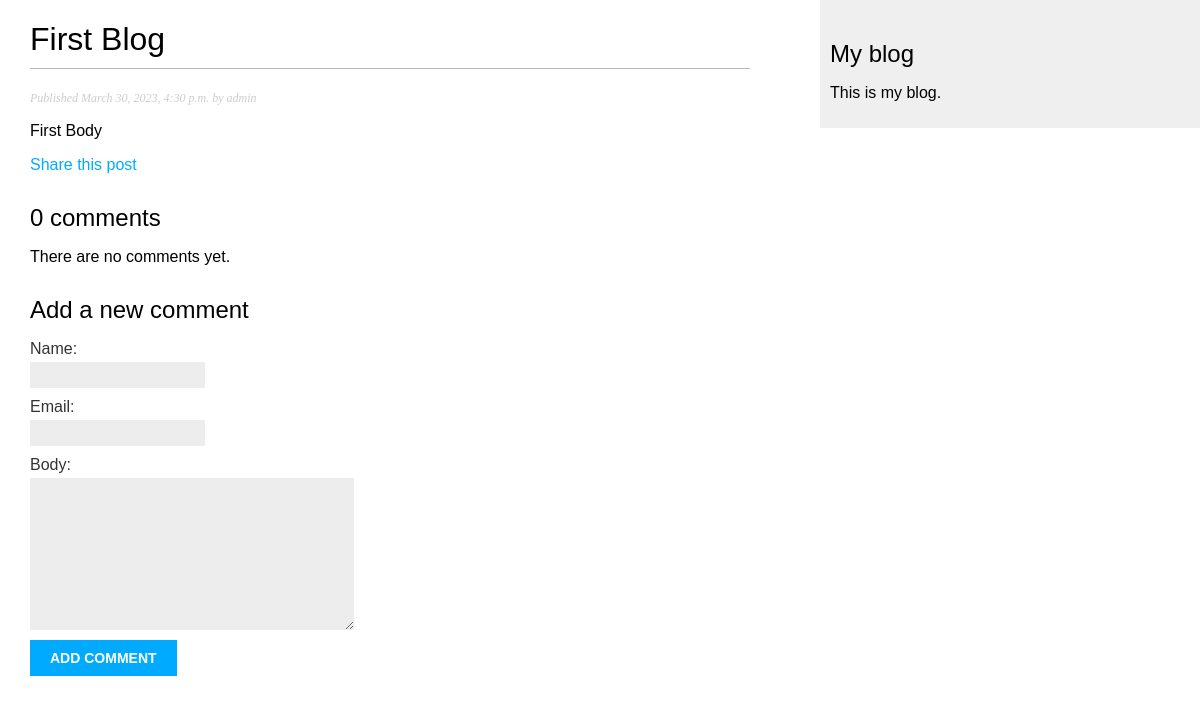
/blog/2023/3/30/Blog_1/, run on an earlier commit of the app's database.
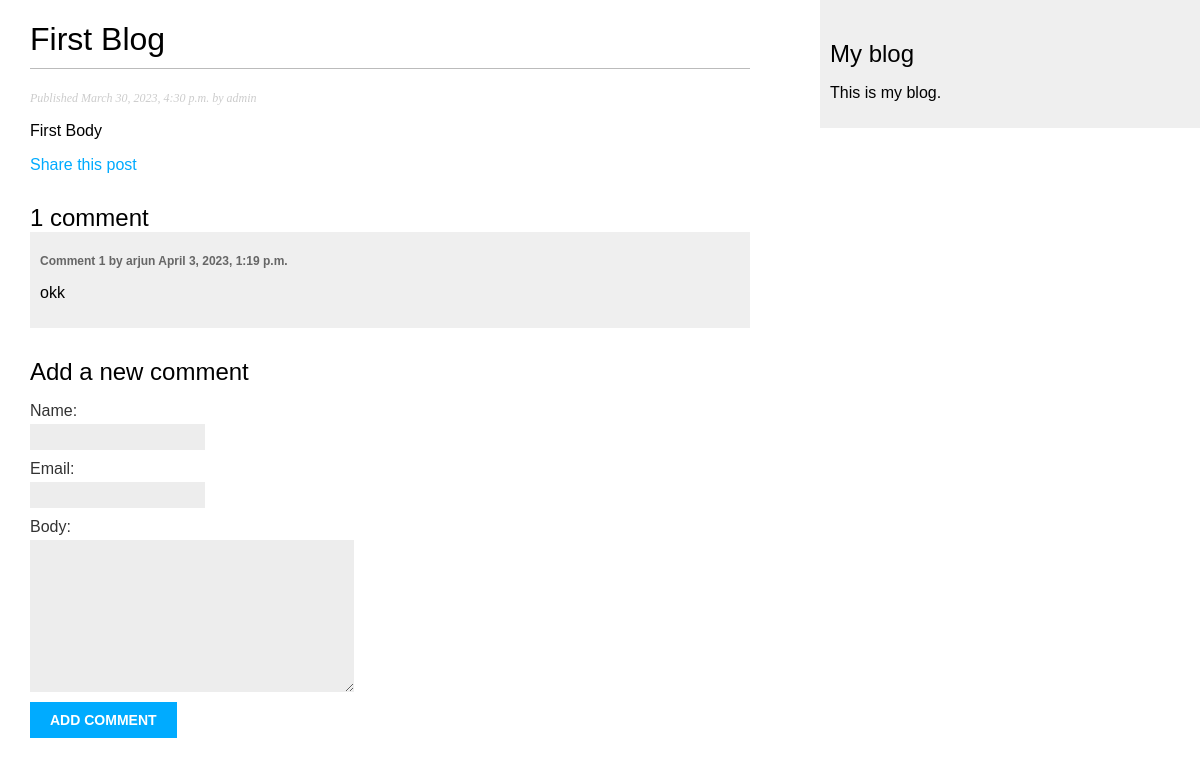
And on a later commit of the database.
### blog/models.py (models this page shows, shortened)
class Comment(models.Model):
    post = models.ForeignKey(Post,
                            on_delete=models.CASCADE,
                            related_name='comments')
    name = models.CharField(max_length=80)
    email = models.EmailField()
    body = models.TextField()
    created = models.DateTimeField(auto_now_add=True)
    updated = models.DateTimeField(auto_now=True)
    active = models.BooleanField(default=True)
    class Meta:
        ordering = ('created',)

### blog/views.py (the view)
# urls.py: path('<int:year>/<int:month>/<int:day>/<slug:post>/',views.post_detail,name='post_detail'),
def post_detail(request, year, month, day, post):
       post = get_object_or_404(Post, slug=post,
                                      status='published',
                                      publish__year=year,
                                      publish__month=month,
                                      publish__day=day)
       comments = post.comments.filter(active=True)
       new_comment = None
       if request.method == 'POST':
           comment_form = CommentForm(data=request.POST)
           if comment_form.is_valid():
               new_comment = comment_form.save(commit=False)
               new_comment.post = post
               new_comment.save()
       else:
           comment_form = CommentForm()
       return render(request,
                     'blog/post/detail.html',
                     {'post': post,'comments': comments, 'new_comment': new_comment, 'comment_form': comment_form})

### blog/forms.py
class CommentForm(forms.ModelForm):
    class Meta:
        model = Comment
        fields = ('name', 'email', 'body')

### templates/blog/post/detail.html (shortened to what this page needs)
{% extends "blog/base.html" %}
   {% block content %}
     <h1>{{ post.title }}</h1>
     <p class="date">
       Published {{ post.publish }} by {{ post.author }}
     </p>
     {{ post.body|linebreaks }}
     <p>
        <a href="{% url 'blog:post_share' post.id %}">
          Share this post
        </a>
    </p>
    {% with comments.count as total_comments %}
     <h2>
       {{ total_comments }} comment{{ total_comments|pluralize }}
     </h2>
    {% endwith %}
    {% for comment in comments %}
    <div class="comment">
      <p class="info">
        Comment {{ forloop.counter }} by {{ comment.name }}
        {{ comment.created }}
    </p>
        {{ comment.body|linebreaks }}
        </div>
    {% empty %}
        <p>There are no comments yet.</p>
    {% endfor %}
    {% if new_comment %}
     <h2>Your comment has been added.</h2>
   {% else %}
     <h2>Add a new comment</h2>
     <form method="post">
       {{ comment_form.as_p }}
       <p><input type="submit" value="Add comment"></p>
     </form>
   {% endif %}
{% endblock %}

What changed in the data, as far as the page shows it:
added Comment: name "arjun", created "April 3, 2023, 1:19 p.m.", body "okk"
Also different on the page:
{{ total_comments }}: "0" → "1"
text no longer shown: "There are no comments yet."
